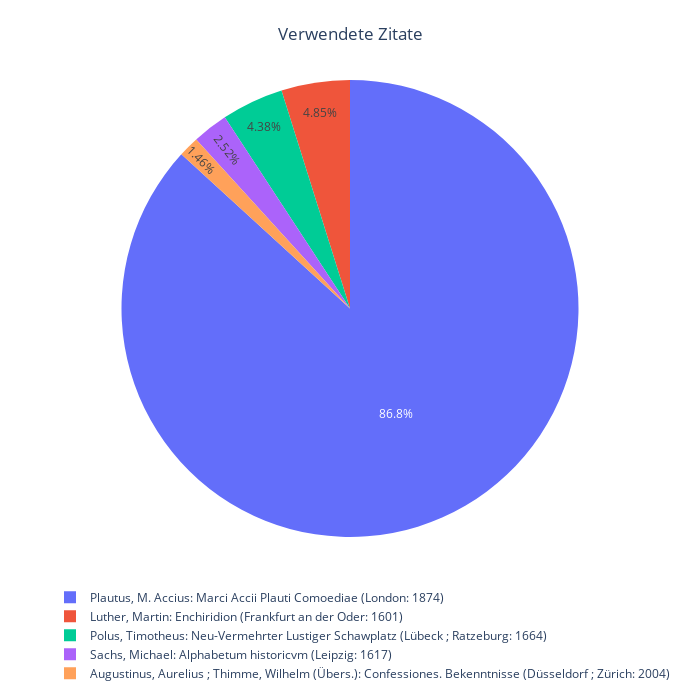

Notebook cell for this chart:
### Code cell
custom_labels = [
    f"{label}: {value / len(sermon.words) * 100:.1f}%" if (value / len(sermon.words) * 100) > 5 else ''
    for label, value in zip(lit_labels, lit_data)
]

fig2 = px.pie(values=lit_data, names=lit_labels, title='Verwendete Zitate')



fig2.update_layout(
    width=700,
    height=700,
    margin=dict(t=80, b=50, l=50, r=50),
    title_x=0.5,  # Center title
    legend=dict(
        orientation="h",  # horizontal legend
        y=-0.1  # push legend below chart
    )
)

fig2.show()

### Figure 1 — Plotly figure (JSON) as saved in the notebook; plotly's stock layout.template omitted (floating-point values rounded to 4 significant figures)
{"data": [{"domain": {"x": [0, 1], "y": [0, 1]}, "hovertemplate": "label=%{label}<br>value=%{value}<extra></extra>", "labels": ["Plautus, M. Accius: Marci Accii Plauti Comoediae (London: 1874)", "Luther, Martin: Enchiridion (Frankfurt an der Oder: 1601)", "Polus, Timotheus: Neu-Vermehrter Lustiger Schawplatz (Lübeck ; Ratzeburg: 1664)", "Augustinus, Aurelius ; Thimme, Wilhelm (Übers.): Confessiones. Bekenntnisse (Düsseldorf ; Zürich: 2004)", "Sachs, Michael: Alphabetum historicvm (Leipzig: 1617)"], "legendgroup": "", "name": "", "showlegend": true, "type": "pie", "values": [1307, 73, 66, 22, 38]}], "layout": {"height": 700, "legend": {"orientation": "h", "tracegroupgap": 0, "y": -0.1}, "margin": {"b": 50, "l": 50, "r": 50, "t": 80}, "title": {"text": "Verwendete Zitate", "x": 0.5}, "width": 700}}
